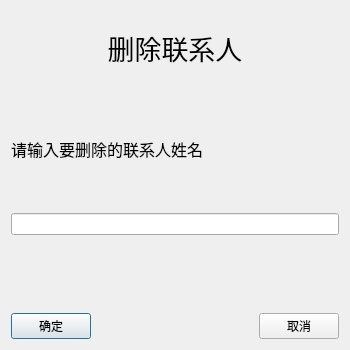
<?xml version="1.0" encoding="UTF-8"?>
<ui version="4.0">
 <class>clearContacts</class>
 <widget class="QDialog" name="clearContacts">
  <property name="geometry">
   <rect>
    <x>0</x>
    <y>0</y>
    <width>350</width>
    <height>350</height>
   </rect>
  </property>
  <property name="windowTitle">
   <string>删除联系人</string>
  </property>
  <layout class="QVBoxLayout" name="verticalLayout_2" stretch="1,2,1,2">
   <item>
    <widget class="QLabel" name="label">
     <property name="font">
      <font>
       <pointsize>20</pointsize>
      </font>
     </property>
     <property name="text">
      <string>删除联系人</string>
     </property>
     <property name="alignment">
      <set>Qt::AlignCenter</set>
     </property>
    </widget>
   </item>
   <item>
    <layout class="QVBoxLayout" name="verticalLayout" stretch="0,0">
     <item>
      <widget class="QLabel" name="label_2">
       <property name="font">
        <font>
         <pointsize>12</pointsize>
        </font>
       </property>
       <property name="text">
        <string>请输入要删除的联系人姓名</string>
       </property>
       <property name="alignment">
        <set>Qt::AlignLeading|Qt::AlignLeft|Qt::AlignVCenter</set>
       </property>
      </widget>
     </item>
     <item>
      <widget class="QLineEdit" name="le_name"/>
     </item>
    </layout>
   </item>
   <item>
    <spacer name="verticalSpacer">
     <property name="orientation">
      <enum>Qt::Vertical</enum>
     </property>
     <property name="sizeHint" stdset="0">
      <size>
       <width>20</width>
       <height>40</height>
      </size>
     </property>
    </spacer>
   </item>
   <item>
    <layout class="QHBoxLayout" name="horizontalLayout" stretch="0,0,0">
     <item>
      <widget class="QPushButton" name="pushButton">
       <property name="text">
        <string>确定</string>
       </property>
      </widget>
     </item>
     <item>
      <spacer name="horizontalSpacer">
       <property name="orientation">
        <enum>Qt::Horizontal</enum>
       </property>
       <property name="sizeHint" stdset="0">
        <size>
         <width>40</width>
         <height>20</height>
        </size>
       </property>
      </spacer>
     </item>
     <item>
      <widget class="QPushButton" name="pushButton_2">
       <property name="text">
        <string>取消</string>
       </property>
      </widget>
     </item>
    </layout>
   </item>
  </layout>
 </widget>
 <resources/>
 <connections/>
</ui>
